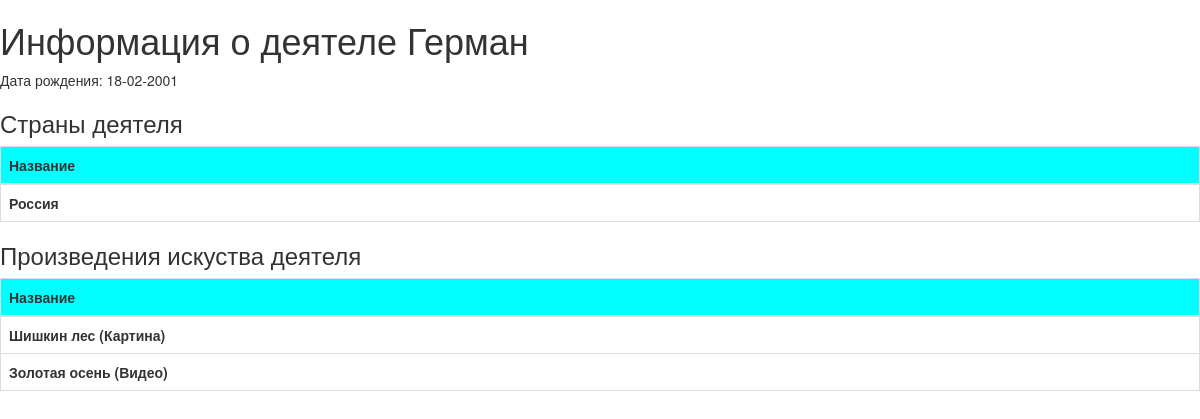
Screenshot of /persons/0 with the database file from the repository.
### tables this page shows
CREATE TABLE person(
            id INTEGER UNIQUE NOT NULL PRIMARY KEY,
            name TEXT NOT NULL,
            birth_date TEXT NOT NULL
        );

CREATE TABLE "exhibit"
(
	id INTEGER not null
		primary key
		unique,
	release_date TEXT not null,
	title TEXT not null,
	type_id INTEGER default 0 not null,
	museum_id INTEGER not null
		references museum
			on delete cascade
);

CREATE TABLE country(
            id INTEGER UNIQUE NOT NULL PRIMARY KEY,
            name TEXT NOT NULL
        );

CREATE TABLE type(
            id INTEGER UNIQUE NOT NULL PRIMARY KEY,
            name TEXT NOT NULL
        );

### views.py (the view)
@app.app.route('/persons/<int:id>', methods=['GET'])
def persons_id(id):
    person = db.get_person_by_id(id)
    return flask.render_template('person.html', **person)

### templates/person.html (shortened to what this page needs)
{% extends "bootstrap/base.html" %}
{% block content %}
<h1>
    Информация о деятеле {{ person.name }}
</h1>
<p>Дата рождения: {{ person.birth_date }}</p>
<h3>
    Страны деятеля
</h3>
<table class="table table-bordered border-primary">
  <thead>
    <tr>
        <th bgcolor="aqua"> Название </th>
    </tr>
  </thead>
  <tbody>
        {% for country in countries %}
            <tr>
                <th> {{ country.name }} </th>
            </tr>
        {% endfor %}
  </tbody>
</table>
{% if exhibits %}
<h3>
    Произведения искуства деятеля
</h3>
<table class="table table-bordered border-primary">
  <thead>
    <tr>
        <th bgcolor="aqua"> Название </th>
    </tr>
  </thead>
  <tbody>
        {% for exhibit in exhibits %}
            <tr>
                <th> {{ exhibit.exhibit.title }} ({{ exhibit.type.name }}) </th>
            </tr>
        {% endfor %}
  </tbody>
</table>
{% endif %}
{% endblock %}

### rows the page displays
person: name "Герман", birth_date "18-02-2001"
exhibit: name "Россия", exhibit "Шишкин лес"
type: type.name "Картина"
exhibit: exhibit "Золотая осень"
type: type.name "Видео"
